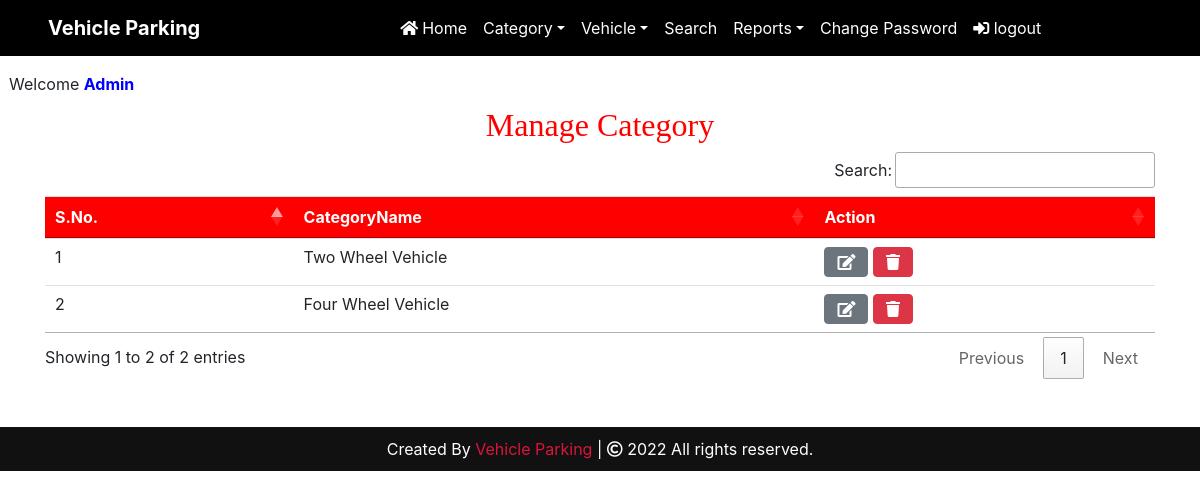
The app's page /manage_category (signed in) with its own data.
### vehicle/models.py (models this page shows, shortened)
class Category(models.Model):
    categoryname = models.CharField(max_length=50)
    price = models.DecimalField(max_digits=8, decimal_places=2)

### vehicle/views.py (the view)
# urls.py: path('manage_category', manage_category, name='manage_category'),
def manage_category(request):
    if not request.user.is_authenticated:
        return redirect('admin_login')
    category = Category.objects.all()
    d = {'category':category}
    return render(request, 'manage_category.html', d)

### vehicle/templates/manage_category.html (shortened to what this page needs)
{% load static %}
<html>
<head>
{% include 'headeradmin.html' %}
  <link rel = stylesheet href="https://cdn.datatables.net/1.10.20/css/jquery.dataTables.min.css">
<link rel = stylesheet href="https://cdn.datatables.net/buttons/1.6.1/css/buttons.dataTables.min.css">
</head>
<body>
{% if user.is_superuser %}
{% include 'nav2admin.html' %}
{% else %}
{% include 'navigation.html' %}
{% endif %}
<div class="pt-5">
    <br> &nbsp;&nbsp;Welcome <b style = 'text-transform : capitalize ; color : blue'>{{request.user.username}}</b>
    </div>
<div class="container" style = "margin-top:10px">
<h2 class="text-center" style = "font-family : Monotype Corsiva ; color : red">Manage Category</h2>
<table class='table table-hover' id = example>
<thead style = 'background-color : red ; color : white'>
<tr>
<th>S.No.</th>
<th>CategoryName</th>
<th>Action</th>
</tr>
</thead>
<tbody>
 {% for i in category %}
<tr>
<td>{{forloop.counter}}</td>
 <td>{{i.categoryname}}</td>
<td><a href = "{% url 'edit_category' i.id %}" class='btn btn-secondary' title="Edit Category"><i class="fa fa-edit fa-1x"></i></a>
<a href = "{% url 'delete_category' i.id %}" title="Delete Category" class='btn btn-danger'><i class="fa fa-trash fa-1x"></i></a></td>
</tr>
{% endfor %}
</tbody>
</table>
</div>
{% include 'footer.html' %}
</body>
</html>

### vehicle/static/css/mystyle.css (style rules this page uses)
html { scroll-behavior:smooth; }

### records on screen
Category: categoryname "Two Wheel Vehicle"
Category: categoryname "Four Wheel Vehicle"

### other values on screen
{{ request.user.username }} "Admin"
